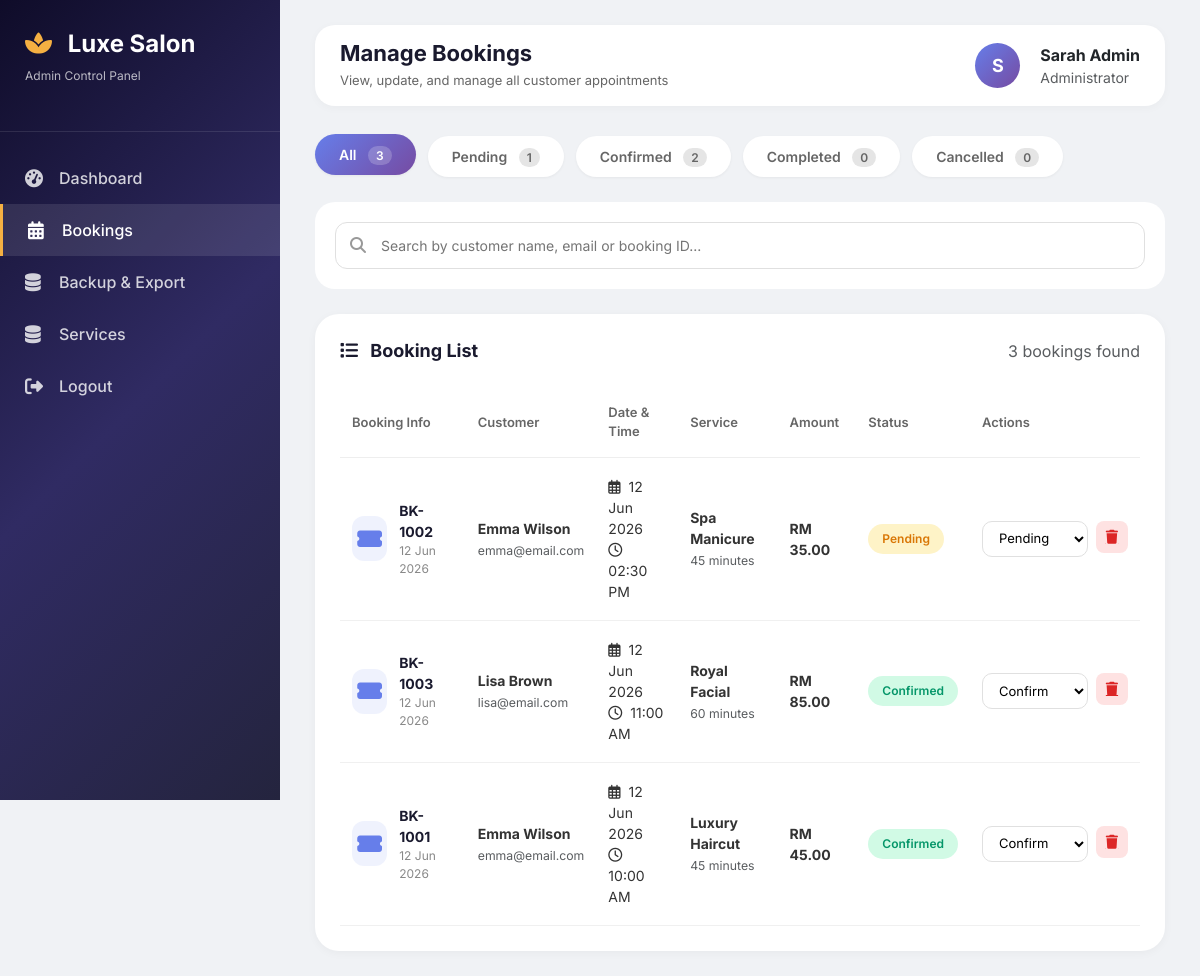
The app's page /admin/bookings.php (signed in) with its own data.
### tables this page shows
CREATE TABLE IF NOT EXISTS bookings (
    id INT PRIMARY KEY AUTO_INCREMENT,
    booking_no VARCHAR(20) UNIQUE,
    user_id INT,
    service_id INT,
    customer_name VARCHAR(100),
    customer_email VARCHAR(100),
    customer_phone VARCHAR(20),
    booking_date DATE,
    booking_time TIME,
    status ENUM('pending', 'confirmed', 'completed', 'cancelled') DEFAULT 'pending',
    notes TEXT,
    created_at TIMESTAMP DEFAULT CURRENT_TIMESTAMP,
    FOREIGN KEY (user_id) REFERENCES users(id),
    FOREIGN KEY (service_id) REFERENCES services(id)
);

CREATE TABLE IF NOT EXISTS users (
    id INT PRIMARY KEY AUTO_INCREMENT,
    username VARCHAR(50) UNIQUE NOT NULL,
    password VARCHAR(255) NOT NULL,
    full_name VARCHAR(100) NOT NULL,
    email VARCHAR(100) NOT NULL,
    phone VARCHAR(20),
    role ENUM('admin', 'customer') DEFAULT 'customer',
    created_at TIMESTAMP DEFAULT CURRENT_TIMESTAMP
);

CREATE TABLE IF NOT EXISTS services (
    id INT PRIMARY KEY AUTO_INCREMENT,
    name VARCHAR(100) NOT NULL,
    description TEXT,
    price DECIMAL(10,2),
    duration INT,
    image_icon VARCHAR(50),
    is_active TINYINT DEFAULT 1
);

### admin/bookings.php (the view, shortened to what this page needs)
<?php
function escape($data) {
    return htmlspecialchars($data, ENT_QUOTES, 'UTF-8');
}
require_once '../config/database.php';
$status_filter = isset($_GET['status']) ? $_GET['status'] : 'all';
$search = isset($_GET['search']) ? $_GET['search'] : '';
$query = "
    SELECT b.*, u.full_name, u.email, u.phone, s.name as service_name, s.price, s.duration, s.image_icon
    FROM bookings b
    JOIN users u ON b.user_id = u.id
    JOIN services s ON b.service_id = s.id
";
$query .= " ORDER BY b.booking_date DESC, b.booking_time DESC";
$bookings = $conn->query($query);
$total_all = $conn->query("SELECT COUNT(*) FROM bookings")->fetch_row()[0];
$total_pending = $conn->query("SELECT COUNT(*) FROM bookings WHERE status='pending'")->fetch_row()[0];
$total_confirmed = $conn->query("SELECT COUNT(*) FROM bookings WHERE status='confirmed'")->fetch_row()[0];
$total_completed = $conn->query("SELECT COUNT(*) FROM bookings WHERE status='completed'")->fetch_row()[0];
$total_cancelled = $conn->query("SELECT COUNT(*) FROM bookings WHERE status='cancelled'")->fetch_row()[0];
?>
<!DOCTYPE html>
<html lang="en">
<head>
    <link href="https://cdn.jsdelivr.net/npm/bootstrap@5.3.0/dist/css/bootstrap.min.css" rel="stylesheet">
    <link rel="stylesheet" href="https://cdnjs.cloudflare.com/ajax/libs/font-awesome/6.4.0/css/all.min.css">
</head>
<body>
    <div class="sidebar">
        <div class="sidebar-header">
            <h3><i class="fas fa-spa"></i> <span>Luxe Salon</span></h3>
            <p><span>Admin Control Panel</span></p>
        </div>
        <div class="sidebar-menu">
            <a href="dashboard.php">
                <i class="fas fa-tachometer-alt"></i> <span>Dashboard</span>
            </a>
            <a href="bookings.php" class="active">
                <i class="fas fa-calendar-alt"></i> <span>Bookings</span>
            </a>
            <a href="backup.php">
                <i class="fas fa-database"></i> <span>Backup & Export</span>
            </a>
            <a href="services.php">
                <i class="fas fa-database"></i> <span>Services</span>
            </a>
            <a href="../logout.php">
                <i class="fas fa-sign-out-alt"></i> <span>Logout</span>
            </a>
        </div>
    </div>
    <div class="main-content">
        <div class="top-nav">
            <div class="page-title">
                <h2>Manage Bookings</h2>
                <p>View, update, and manage all customer appointments</p>
            </div>
            <div class="admin-info">
                <div class="admin-avatar">
                    <?php echo strtoupper(substr($_SESSION['user_name'] ?? 'A', 0, 1)); ?>
                </div>
                <div>
                    <strong><?php echo escape($_SESSION['user_name']); ?></strong>
                    <small class="d-block text-muted">Administrator</small>
                </div>
            </div>
        </div>
        <div class="filter-tabs">
            <a href="?status=all" class="filter-tab <?php echo $status_filter == 'all' ? 'active' : ''; ?>">
                All <span class="count"><?php echo $total_all; ?></span>
            </a>
            <a href="?status=pending" class="filter-tab <?php echo $status_filter == 'pending' ? 'active' : ''; ?>">
                Pending <span class="count"><?php echo $total_pending; ?></span>
            </a>
            <a href="?status=confirmed" class="filter-tab <?php echo $status_filter == 'confirmed' ? 'active' : ''; ?>">
                Confirmed <span class="count"><?php echo $total_confirmed; ?></span>
            </a>
            <a href="?status=completed" class="filter-tab <?php echo $status_filter == 'completed' ? 'active' : ''; ?>">
                Completed <span class="count"><?php echo $total_completed; ?></span>
            </a>
            <a href="?status=cancelled" class="filter-tab <?php echo $status_filter == 'cancelled' ? 'active' : ''; ?>">
                Cancelled <span class="count"><?php echo $total_cancelled; ?></span>
            </a>
        </div>
        <div class="search-section">
            <div class="search-box">
                <i class="fas fa-search"></i>
                <form method="GET" action="">
                    <input type="text" name="search" placeholder="Search by customer name, email or booking ID..." value="<?php echo htmlspecialchars($search); ?>">
                </form>
            </div>
        </div>
        <div class="table-container">
            <div class="table-header">
                <h4><i class="fas fa-list me-2"></i> Booking List</h4>
                <span class="text-muted"><?php echo $bookings->num_rows; ?> bookings found</span>
            </div>
            <?php if($bookings->num_rows == 0): ?>
                <div class="empty-state">
                    <i class="fas fa-calendar-times"></i>
                    <h5>No Bookings Found</h5>
                    <p class="text-muted">There are no bookings in this category.</p>
                </div>
            <?php else: ?>
                <div style="overflow-x: auto;">
                    <table>
                        <thead>
                            <tr>
                                <th>Booking Info</th>
                                <th>Customer</th>
                                <th>Date & Time</th>
                                <th>Service</th>
                                <th>Amount</th>
                                <th>Status</th>
                                <th>Actions</th>
                            </tr>
                        </thead>
                        <tbody>
                            <?php while($b = $bookings->fetch_assoc()): ?>
                            <tr>
                                <td>
                                    <div class="booking-cell">
                                        <div class="booking-icon">
                                            <i class="fas fa-ticket-alt"></i>
                                        </div>
                                        <div class="booking-info">
                                            <div class="booking-no"><?php echo $b['booking_no']; ?></div>
                                            <div class="booking-service"><?php echo date('d M Y', strtotime($b['created_at'])); ?></div>
                                        </div>
                                    </div>
                                </td>
                                <td>
                                    <div class="fw-bold"><?php echo escape($b['full_name']); ?></div>
                                    <small class="text-muted"><?php echo $b['email']; ?></small>
                                    <br><small class="text-muted"><?php echo $b['phone']; ?></small>
                                </td>
                                <td>
                                    <div><i class="far fa-calendar-alt me-1"></i> <?php echo date('d M Y', strtotime($b['booking_date'])); ?></div>
                                    <div><i class="far fa-clock me-1"></i> <?php echo date('h:i A', strtotime($b['booking_time'])); ?></div>
                                </td>
                                <td>
                                    <div class="fw-bold"><?php echo $b['service_name']; ?></div>
                                    <small class="text-muted"><?php echo $b['duration']; ?> minutes</small>
                                </td>
                                <td>
                                    <span class="fw-bold">RM <?php echo number_format($b['price'], 2); ?></span>
                                </td>
                                <td>
                                    <span class="status-badge status-<?php echo $b['status']; ?>">
                                        <?php echo ucfirst($b['status']); ?>
                                    </span>
                                </td>
                                <td>
                                    <div class="action-buttons">
                                        <form method="POST" class="d-inline">
                                            <select name="status" class="status-select" onchange="this.form.submit()">
                                                <option value="pending" <?php echo $b['status']=='pending'?'selected':''; ?>>Pending</option>
                                                <option value="confirmed" <?php echo $b['status']=='confirmed'?'selected':''; ?>>Confirm</option>
                                            </select>
                                        </form>
                                        <a href="?delete=<?php echo $b['id']; ?>&status=<?php echo $status_filter; ?><?php echo !empty($search) ? '&search='.urlencode($search) : ''; ?>"
                                           class="btn-icon btn-delete"
                                           onclick="return confirm('Are you sure you want to delete this booking?')">
                                            <i class="fas fa-trash"></i>
                                        </a>
                                    </div>
                                </td>
                            </tr>
                            <?php endwhile; ?>
                        </tbody>
                    </table>
                </div>
            <?php endif; ?>
        </div>
    </div>
</body>
</html>

### admin/bookings.php (style rules this page uses)
* { margin: 0; padding: 0; box-sizing: border-box; }
body { font-family: 'Inter', sans-serif; background: #f0f2f5; overflow-x: hidden; }
.sidebar { position: fixed; left: 0; top: 0; width: 280px; height: 100vh; background: linear-gradient(135deg, #0f0c29, #302b63, #24243e); color: white; transition: all 0.3s; z-index: 100; }
.sidebar-header { padding: 30px 25px; border-bottom: 1px solid rgba(255,255,255,0.1); }
.sidebar-header h3 { font-size: 24px; font-weight: 700; margin: 0; }
.sidebar-header h3 i { margin-right: 10px; color: #f5b042; }
.sidebar-header p { font-size: 12px; opacity: 0.7; margin-top: 8px; }
.sidebar-menu { padding: 20px 0; }
.sidebar-menu a { display: flex; align-items: center; padding: 14px 25px; color: rgba(255,255,255,0.8); text-decoration: none; transition: all 0.3s; gap: 12px; font-weight: 500; }
.sidebar-menu a:hover, .sidebar-menu a.active { background: rgba(255,255,255,0.1); color: white; border-left: 3px solid #f5b042; }
.sidebar-menu a i { width: 22px; font-size: 18px; }
.main-content { margin-left: 280px; padding: 25px 35px; }
.top-nav { background: white; border-radius: 20px; padding: 15px 25px; margin-bottom: 30px; display: flex; justify-content: space-between; align-items: center; box-shadow: 0 2px 10px rgba(0,0,0,0.03); }
.page-title h2 { font-size: 22px; font-weight: 700; color: #1a1a2e; margin: 0; }
.page-title p { font-size: 13px; color: #666; margin: 5px 0 0; }
.admin-info { display: flex; align-items: center; gap: 20px; }
.admin-avatar { width: 45px; height: 45px; background: linear-gradient(135deg, #667eea, #764ba2); border-radius: 50%; display: flex; align-items: center; justify-content: center; color: white; font-weight: 700; font-size: 18px; }
.filter-tabs { display: flex; gap: 12px; margin-bottom: 25px; flex-wrap: wrap; }
.filter-tab { padding: 10px 24px; border-radius: 50px; text-decoration: none; font-weight: 600; font-size: 14px; transition: all 0.3s; background: white; color: #666; box-shadow: 0 1px 3px rgba(0,0,0,0.05); }
.filter-tab:hover, .filter-tab.active { background: linear-gradient(135deg, #667eea, #764ba2); color: white; transform: translateY(-2px); }
.filter-tab .count { background: rgba(0,0,0,0.1); padding: 2px 8px; border-radius: 20px; font-size: 12px; margin-left: 8px; }
.filter-tab.active .count { background: rgba(255,255,255,0.2); }
.search-section { background: white; border-radius: 20px; padding: 20px; margin-bottom: 25px; display: flex; gap: 15px; align-items: center; flex-wrap: wrap; }
.search-box { flex: 1; position: relative; }
.search-box i { position: absolute; left: 15px; top: 50%; transform: translateY(-50%); color: #999; }
.search-box input { width: 100%; padding: 12px 15px 12px 45px; border: 1px solid #e0e0e0; border-radius: 12px; font-size: 14px; }
.table-container { background: white; border-radius: 24px; padding: 25px; box-shadow: 0 2px 10px rgba(0,0,0,0.04); }
.table-header { display: flex; justify-content: space-between; align-items: center; margin-bottom: 25px; flex-wrap: wrap; gap: 15px; }
.table-header h4 { font-size: 18px; font-weight: 700; color: #1a1a2e; margin: 0; }
table { width: 100%; border-collapse: collapse; }
th { text-align: left; padding: 15px 12px; color: #666; font-weight: 600; font-size: 13px; border-bottom: 1px solid #eee; }
td { padding: 18px 12px; border-bottom: 1px solid #f0f0f0; font-size: 14px; color: #333; vertical-align: middle; }
.booking-cell { display: flex; align-items: center; gap: 12px; }
.booking-icon { width: 45px; height: 45px; background: rgba(102,126,234,0.1); border-radius: 12px; display: flex; align-items: center; justify-content: center; }
.booking-icon i { font-size: 22px; color: #667eea; }
.booking-info .booking-no { font-weight: 700; color: #1a1a2e; }
.booking-info .booking-service { font-size: 12px; color: #888; }
.status-badge { padding: 6px 14px; border-radius: 30px; font-size: 12px; font-weight: 600; display: inline-block; }
.status-pending { background: #fef3c7; color: #d97706; }
.status-confirmed { background: #d1fae5; color: #059669; }
select.status-select { padding: 8px 12px; border-radius: 10px; border: 1px solid #e0e0e0; font-size: 13px; background: white; cursor: pointer; }
.action-buttons { display: flex; gap: 8px; }
.btn-icon { width: 32px; height: 32px; border-radius: 8px; display: flex; align-items: center; justify-content: center; border: none; cursor: pointer; transition: all 0.3s; }
.btn-delete { background: #fee2e2; color: #dc2626; }

### records on screen
bookings: booking_no "BK-1002", created_at "12 Jun 2026", user.full_name "Emma Wilson", user.email "emma@email.com", booking_date "12 Jun 2026", booking_time "02:30 PM", service.name "Spa Manicure", service.duration "45", service.price "35.00", status "Pending"
bookings: booking_no "BK-1003", created_at "12 Jun 2026", user.full_name "Lisa Brown", user.email "lisa@email.com", booking_date "12 Jun 2026", booking_time "11:00 AM", service.name "Royal Facial", service.duration "60", service.price "85.00", status "Confirmed", status "Confirm"
bookings: booking_no "BK-1001", created_at "12 Jun 2026", user.full_name "Emma Wilson", user.email "emma@email.com", booking_date "12 Jun 2026", booking_time "10:00 AM", service.name "Luxury Haircut", service.duration "45", service.price "45.00", status "Confirmed", status "Confirm"

### other values on screen
substr($_SESSION['user_name'] ?? 'A', 0, 1) "S"
$_SESSION['user_name'] "Sarah Admin"
$total_all "3"
$total_pending "1"
$total_confirmed "2"
$total_completed "0"
$total_cancelled "0"
$bookings->num_rows "3"
